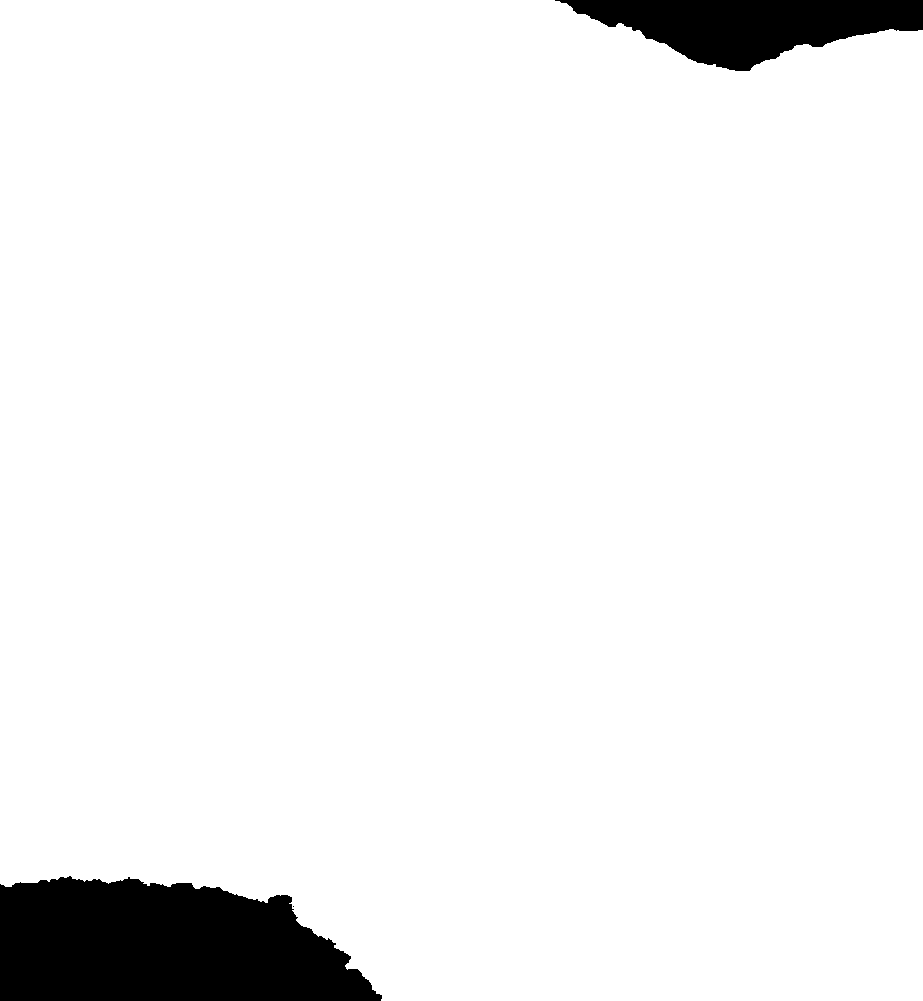
%> input picture data/ChrismasTerrain2.tif, 923 x 1001 px
$ octave --eval "result = loadTerrainDefinition('../../data/ChrismasTerrain2.tif');"   (GNU Octave 9; MATLAB toolbox functions it lacks are replaced by stand-ins)
%> lines starting %> are read from the running program, lines starting %| are printed output that depends on the picture
### shared/utilities/getTerrainHeight.m
function height = getTerrainHeight(x, y, terrainGrid, terrainX, terrainY)
    % Get terrain height at given x,y coordinates using linear interpolation
    % Inputs:
    %   x, y - Coordinates to query (scalars or vectors)
    %   terrainGrid - 2D grid of terrain heights (Z)
    %   terrainX, terrainY - Coordinate grids (from meshgrid)
    % Output:
    %   height - Interpolated terrain height at (x,y) (same size as x,y)

    % Use linear interpolation for smooth terrain handling
    % interp2 is optimized for vector inputs when x and y are arrays.
    % Extrapolation value set to 1e9 to penalize out-of-bounds queries
    height = interp2(terrainX, terrainY, terrainGrid, x, y, 'linear', 1e9);
end

### shared/environment/getTerrainSourcePath.m
function terrainFile = getTerrainSourcePath(configuredTerrainFile)
    % Resolve an explicit terrain file path or an environment override.

    terrainFile = '';

    if nargin >= 1 && ~isempty(configuredTerrainFile)
        terrainFile = char(string(configuredTerrainFile));
    end

    envTerrainFile = strtrim(getenv('VIETANH_TERRAIN_FILE'));
    if ~isempty(envTerrainFile)
        terrainFile = envTerrainFile;
    end

    if isempty(terrainFile)
        return;
    end

    terrainFile = char(string(terrainFile));
    if ~isfile(terrainFile)
        error('Terrain file not found: %s', terrainFile);
    end
end

### shared/environment/loadTerrainDefinition.m
function terrainDef = loadTerrainDefinition(terrainFile, fallbackEnvironment)
    % Load a terrain source into the planner's common terrain representation.

    if nargin < 2 || isempty(fallbackEnvironment)
        fallbackEnvironment = struct();
    end

    terrainFile = getTerrainSourcePath(terrainFile);
    if isempty(terrainFile)
        error('A terrain file must be provided to loadTerrainDefinition.');
    end

    fallbackMapSize = getFallbackMapSize(fallbackEnvironment);
    fallbackStart = getFallbackPoint(fallbackEnvironment, 'startPoint', [10, 95, 10]);
    fallbackGoal = getFallbackPoint(fallbackEnvironment, 'goalPoint', [97, 2, 10]);

    [~, ~, ext] = fileparts(terrainFile);
    switch lower(ext)
        case {'.tif', '.tiff'}
            terrainDef = loadGeoTiffTerrainDefinition(terrainFile, fallbackMapSize, fallbackStart, fallbackGoal);
        case '.mat'
            terrainDef = loadMatTerrainDefinition(terrainFile, fallbackMapSize, fallbackStart, fallbackGoal);
        otherwise
            error('Unsupported terrain file extension: %s', ext);
    end
end

function terrainDef = loadGeoTiffTerrainDefinition(terrainFile, mapSize, startPoint, goalPoint)
%> called with terrainFile = '../../data/ChrismasTerrain2.tif', mapSize = [100 100 100], startPoint = [10 95 10], goalPoint = [97 2 10]
    H = imread(terrainFile);
%> H is the input picture: size 1001x923 single; min -3.4e+38, max 358.4, mean -Inf
    H = double(H);
%> H: size 1001x923 double
    H(H < 0) = 0;
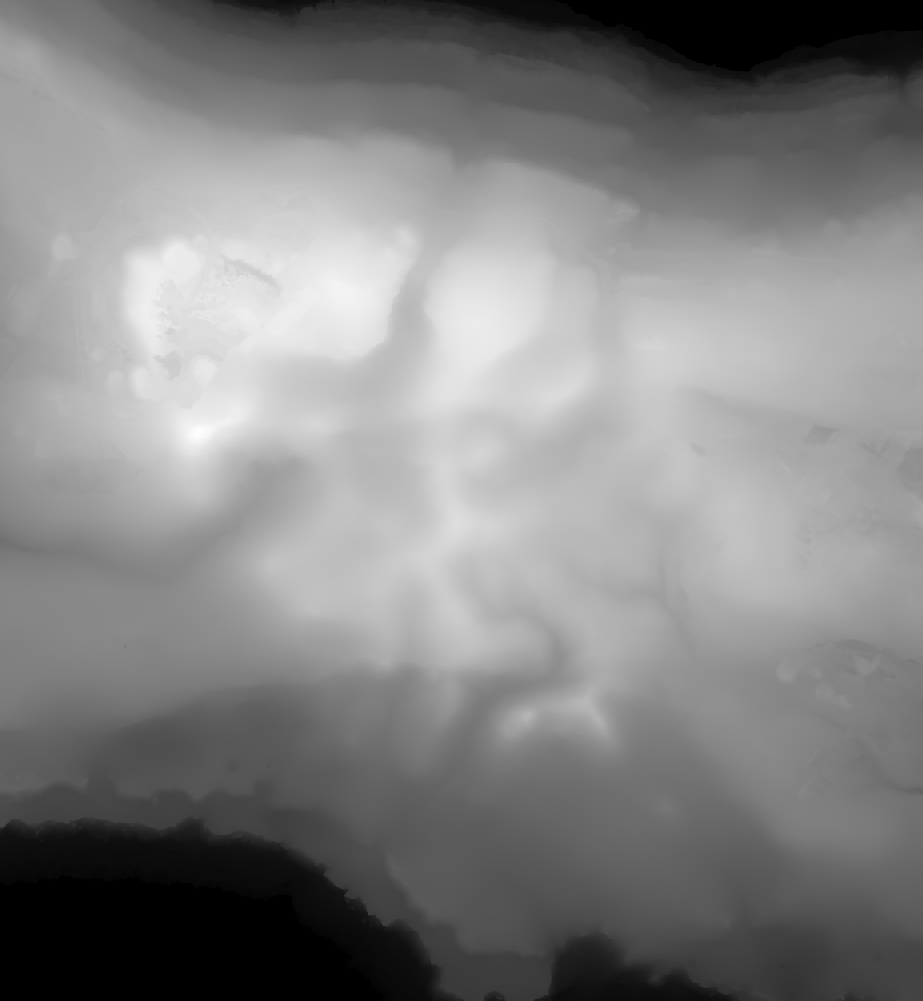
%> H: size 1001x923 double; min 0, max 358.4, mean 184.6; drawn with min black and max white

    xTerrain = linspace(0, mapSize(1), size(H, 2));
%> xTerrain = 923 values from 0 to 100
    yTerrain = linspace(0, mapSize(2), size(H, 1));
%> yTerrain = 1001 values from 0 to 100
    [XTerrain, YTerrain] = meshgrid(xTerrain, yTerrain);

    xNew = linspace(0, mapSize(1), 100);
    yNew = linspace(0, mapSize(2), 100);
    [terrainX, terrainY] = meshgrid(xNew, yNew);

    terrainGrid = normalizeTerrainHeights(H, mapSize(3));
%> in normalizeTerrainHeights, `maxRawHeight = max(rawGrid(:));`: maxRawHeight = 358.4
    terrainGrid = interp2(XTerrain, YTerrain, terrainGrid, terrainX, terrainY, 'linear', 0);
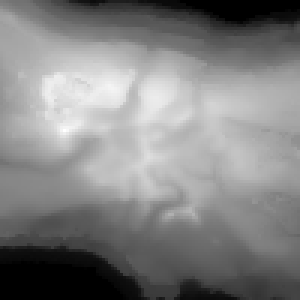
%> terrainGrid: size 100x100 double (shown 3 times larger); min 0, max 39.86, mean 20.4; drawn with min black and max white
    terrainGrid = max(terrainGrid, 0);

    terrainDef = struct();
    terrainDef.terrainFile = terrainFile;
    terrainDef.terrainGrid = terrainGrid;
    terrainDef.terrainX = terrainX;
    terrainDef.terrainY = terrainY;
    terrainDef.mapSize = mapSize;
    terrainDef.startPoint = sanitizeAnchorPoint(startPoint, terrainGrid, terrainX, terrainY, mapSize);
%> in getTerrainHeight, `height = interp2(terrainX, terrainY, terrainGrid, x, y, 'linear', 1e9);`: height = 0
%> terrainDef.startPoint = [10 95 10]
    terrainDef.goalPoint = sanitizeAnchorPoint(goalPoint, terrainGrid, terrainX, terrainY, mapSize);
%> terrainDef.goalPoint = [97 2 10]
end

% [61 lines left out: function loadMatTerrainDefinition, not called in this run]

function mapSize = getFallbackMapSize(fallbackEnvironment)
    if isfield(fallbackEnvironment, 'mapSize') && numel(fallbackEnvironment.mapSize) == 3
        mapSize = double(reshape(fallbackEnvironment.mapSize, 1, 3));
    else
        mapSize = [100, 100, 100];
    end
end

function point = getFallbackPoint(fallbackEnvironment, fieldName, defaultPoint)
    if isfield(fallbackEnvironment, fieldName) && numel(fallbackEnvironment.(fieldName)) == 3
        point = double(reshape(fallbackEnvironment.(fieldName), 1, 3));
    else
        point = double(reshape(defaultPoint, 1, 3));
    end
end

% [89 lines left out: functions getRequiredField, getOptionalScalar, getOptionalVector, buildAxisInfo, orientGrid, not called in this run]

function terrainGrid = normalizeTerrainHeights(rawGrid, zMax)
    rawGrid = double(rawGrid);
    rawGrid(~isfinite(rawGrid)) = 0;
    rawGrid = rawGrid - min(rawGrid(:));
    rawGrid = max(rawGrid, 0);

    maxRawHeight = max(rawGrid(:));
    if maxRawHeight <= 0
        terrainGrid = rawGrid;
        return;
    end

    targetMaxHeight = min(0.4 * zMax, zMax - 20);
    targetMaxHeight = max(10, targetMaxHeight);

    if maxRawHeight > targetMaxHeight
        terrainGrid = rawGrid * (targetMaxHeight / maxRawHeight);
    else
        terrainGrid = rawGrid;
    end
end

% [20 lines left out: functions normalizePlanPoint, normalizeHorizontalCoordinate, not called in this run]

function point = sanitizeAnchorPoint(point, terrainGrid, terrainX, terrainY, mapSize)
    minFlightAltitude = 10;
    minTerrainClearance = 8;

    point = double(reshape(point, 1, 3));
    point(1) = max(0, min(point(1), mapSize(1)));
    point(2) = max(0, min(point(2), mapSize(2)));

    groundHeight = getTerrainHeight(point(1), point(2), terrainGrid, terrainX, terrainY);
    if ~isfinite(groundHeight)
        groundHeight = 0;
    end

    point(3) = max(point(3), max(minFlightAltitude, groundHeight + minTerrainClearance));
    point(3) = min(point(3), mapSize(3));
end
%> in loadTerrainDefinition, `terrainDef = loadGeoTiffTerrainDefinition(terrainFile, fallbackMapSize..`: terrainDef = {mapSize [100 100 100], startPoint [10 95 10], goalPoint [97 2 10]}
%> `result = loadTerrainDefinition('../../data/ChrismasTerrain2.tif');`: result has the same summary as terrainDef in loadTerrainDefinition
